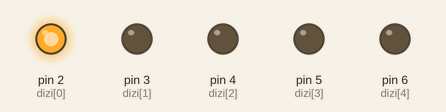
The sketch below on a simulated Arduino Uno, built with avr-gcc and run on an emulated ATmega328P. On the bench: output pins drawn as LEDs (lit = HIGH).

Above: at 0.02 s.
At 0.37 s:
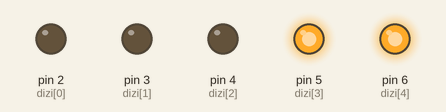
At 0.72 s:
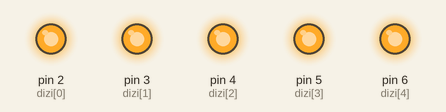
At 1.47 s:
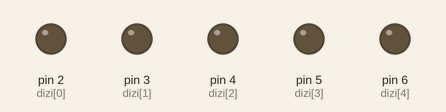
At 2.17 s:
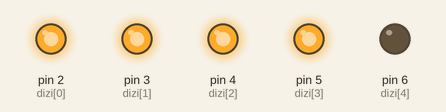
At 2.92 s:
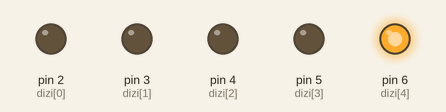
Timing chart, 0 to 3.2 s (numbered marks = the images above):
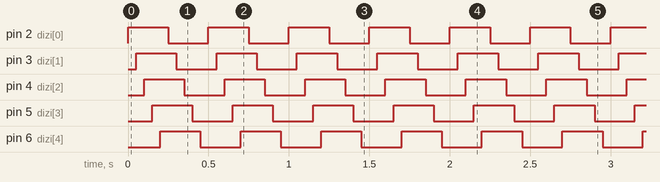

Measured:
- by itself, pin 2 (dizi[0]), pin 3 (dizi[1]), pin 4 (dizi[2]), pin 5 (dizi[3]), pin 6 (dizi[4]): alternates HIGH for 0.25 s and LOW for 0.25 s
- by itself, everything shown: repeats every 0.50 s, in 10 steps

The sketch:

LedBlink.ino
```cpp
byte dizi[5] = {2,3,4,5,6};
int i;

void setup() {
  for(i=0;i<5;i++){
    pinMode(dizi[i],OUTPUT);
  }
}

void loop() {
  for(i=0; i<5;i++){
    digitalWrite(dizi[i],HIGH);
    delay(50);

  }
  for(i=0; i<5;i++){
    digitalWrite(dizi[i],LOW);
    delay(50);
  }
}
```
